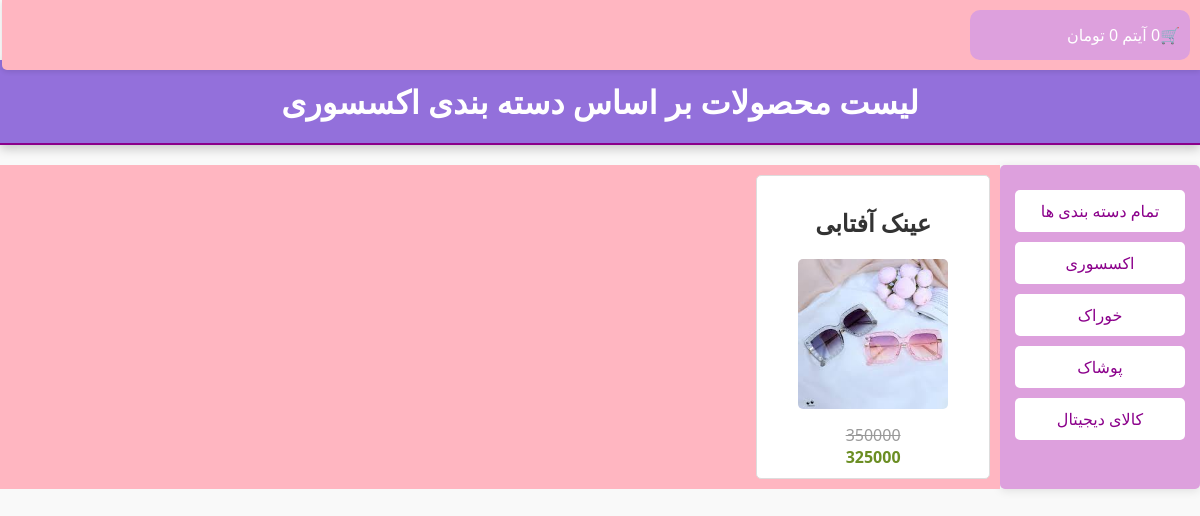
Screenshot of /products/ssor/ with the database file from the repository.
### shop/models.py (models this page shows, shortened)
class Category(models.Model):
    name = models.CharField(max_length=250)
    slug = models.SlugField(max_length=250, unique=True)
    class Meta:
        ordering = ['name']
        indexes = [models.Index(fields=['name'])]
        verbose_name = 'دسته بندی'
        verbose_name_plural = 'دسته بندی ها'
    def get_absolute_url(self):
        return reverse('shop:product_list_by_category', args=[self.slug])

class Product(models.Model):
    category = models.ForeignKey(Category, on_delete=models.CASCADE, related_name='products', verbose_name='دسته بندی')
    name = models.CharField(max_length=250, verbose_name='نام محصول')
    slug = models.SlugField(max_length=250, unique=True, verbose_name='اسلاگ')
    description = models.TextField(verbose_name='توضیحات')
    inventory = models.PositiveIntegerField(default=0, verbose_name='موجودی')
    weight = models.PositiveIntegerField(default=0, verbose_name='وزن')
    price = models.PositiveIntegerField(default=0, verbose_name='قیمت')
    off = models.PositiveIntegerField(default=0, verbose_name='تخفیف')
    new_price = models.PositiveIntegerField(default=0, verbose_name='قیمت پس از تخفیف')
    created = models.DateTimeField(auto_now_add=True, verbose_name='زمان ایجاد')
    updated = models.DateTimeField(auto_now=True, verbose_name='تاریخ به روز رسانی')
    class Meta:
        ordering = ['-created']
        indexes = [
            models.Index(fields=['id', 'slug']),
            models.Index(fields=['name']),
            models.Index(fields=['-created']),
        ]
        verbose_name = 'محصول'
        verbose_name_plural = 'محصولات'
    def get_absolute_url(self):
        return reverse('shop:product_detail', kwargs={'id': self.id, 'slug': self.slug})

class Image(models.Model):
    product = models.ForeignKey(Product, on_delete=models.CASCADE, related_name="images", verbose_name="محصول")
    file = models.ImageField(upload_to="product_images/%Y/%m/%d")
    title = models.CharField(max_length=250, verbose_name="عنوان", null=True, blank=True)
    description = models.TextField(verbose_name="توضیحات", null=True, blank=True)
    created = models.DateTimeField(auto_now_add=True)
    class Meta:
        ordering = ['-created']
        indexes = [
            models.Index(fields=['-created'])
        ]
        verbose_name = "تصویر"
        verbose_name_plural = "تصویر ها"

### shop/views.py (the view)
# urls.py: path('products/', views.product_list, name='product_list'),
def product_list(request, category_slug=None):
    category = None
    categories = Category.objects.all()
    products = Product.objects.all()
    if category_slug:
        category = get_object_or_404(Category, slug=category_slug)
        products = products.filter(category=category)
    context = {
        'category': category,
        'categories': categories,
        'products': products,
    }
    return render(request, 'shop/product_list.html', context)

### cart/cart.py (called while the page is built)
    def get_total_price(self):
        total_price = sum(item['price'] * item['quantity'] for item in self.cart.values())
        return total_price

    def __len__(self):
        return sum(item['quantity'] for item in self.cart.values())

### cart/context_processors.py (called while the page is built)
def cart_context(request):
    return {'cart': Cart(request)}

### shop/templates/shop/product_list.html (shortened to what this page needs)
{% extends 'parent/base.html' %}
{% block content %}
<div class="header">
    {% if category %}
    <h1>لیست محصولات بر اساس دسته بندی {{category.name}}</h1>
    {% else %}
    <h1>لیست محصولات</h1>
    {% endif %}
</div>
<div class="container">
    <div class="small-div">
        <ul class="categories">
            <li class="category"><a href="{% url 'shop:product_list' %}">تمام دسته بندی ها</a></li>
            {%for ct in categories %}
            <li class="category"><a href="{{ ct.get_absolute_url }}">{{ct.name}}</a></li>
            {% endfor %}
        </ul>
    </div>
    <div class="large-div">
        {% for product in products %}
        <div class="product">
            <h2><a href="{{ product.get_absolute_url }}">{{product.name}}</a></h2>
            <a href="{{ product.get_absolute_url }}">
            <img class="pic" src="{{product.images.first.file.url}}" alt="">
                </a>
            <div class="price">
                <span class="original-price">{{product.price}}</span>
                <br>
                <span class="discount-price">{{product.new_price}}</span>
            </div>
        </div>
        {% endfor %}
    </div>
</div>
{% endblock content %}

### shop/static/css/base.css (style rules this page uses)
.header { padding: 20px; background-color: mediumpurple; color: white; text-align: center; margin-top: 60px; margin-bottom: 20px; border-bottom: 2px solid darkmagenta; box-shadow: 0 4px 10px rgba(0, 0, 0, 0.2); }
body { font-family: 'Segoe UI', Tahoma, Geneva, Verdana, sans-serif; background-color: #f9f9f9; color: #333; margin: 0; padding: 0; }
.header h1 { margin: 0; font-size: 2rem; }
.container { display: flex; margin-top: 20px; }
.small-div { width: 170px; height: auto; background-color: plum; padding: 15px; border-radius: 5px; box-shadow: 0 2px 10px rgba(0, 0, 0, 0.1); }
.categories { padding: 0; }
.category { margin: 10px 0; }
.category a { display: block; text-decoration: none; padding: 10px; background-color: #fff; color: darkmagenta; border-radius: 5px; text-align: center; transition: background-color 0.3s, color 0.3s; }
.large-div { flex-grow: 1; background-color: lightpink; padding: 10px; display: grid; grid-template-columns: repeat(auto-fill, minmax(200px, 1fr)); gap: 15px; }
.product { text-align: center; border: 1px solid #ddd; border-radius: 5px; padding: 10px; background-color: #ffffff; transition: transform 0.2s; }
.product a { text-decoration: none; color: inherit; font-weight: bold; }
.pic { width: 150px; height: 150px; border-radius: 5px; }
.price { position: relative; margin-top: 10px; }
.original-price { text-decoration: line-through; color: #999; }
.discount-price { color: olivedrab; font-weight: bold; }
ul { list-style-type: none; padding: 0; margin: 10px 0; }
li { margin-bottom: 5px; font-size: 1rem; color: #444; }
ul { list-style-type: none; padding: 0; }
li { margin: 5px 0; font-size: 1rem; }

### rows the page displays
Category: name "اکسسوری"
Category: name "خوراک"
Category: name "پوشاک"
Category: name "کالای دیجیتال"
Product: name "عینک آفتابی", images.first.file (picture), price "350000", new_price "325000"

### other values shown
{{ item_count }} "0"
{{ cart.get_total_price }} "0"
